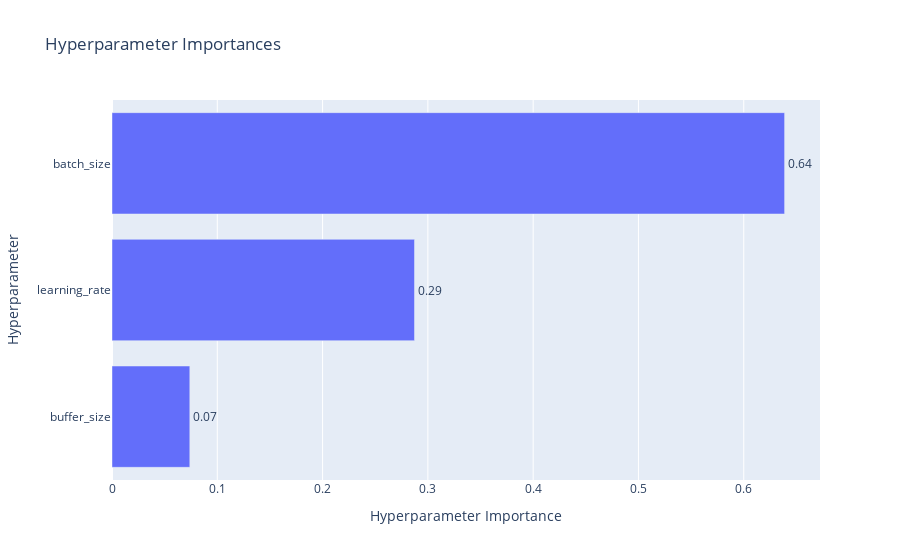

Notebook cell for this chart:
### Code cell
from optuna.visualization import plot_optimization_history, plot_param_importances
plot_optimization_history(study)
plot_param_importances(study)

### Figure 1 — Plotly figure (JSON) as saved in the notebook; plotly's stock layout.template omitted (floating-point values rounded to 4 significant figures)
{"data": [{"cliponaxis": false, "hovertemplate": ["buffer_size (CategoricalDistribution): 0.07390289009878286<extra></extra>", "learning_rate (FloatDistribution): 0.2872953066836256<extra></extra>", "batch_size (CategoricalDistribution): 0.6388018032175916<extra></extra>"], "name": "Objective Value", "orientation": "h", "text": ["0.07", "0.29", "0.64"], "textposition": "outside", "type": "bar", "x": [0.0739, 0.2873, 0.6388], "y": ["buffer_size", "learning_rate", "batch_size"]}], "layout": {"title": {"text": "Hyperparameter Importances"}, "xaxis": {"title": {"text": "Hyperparameter Importance"}}, "yaxis": {"title": {"text": "Hyperparameter"}}}}
